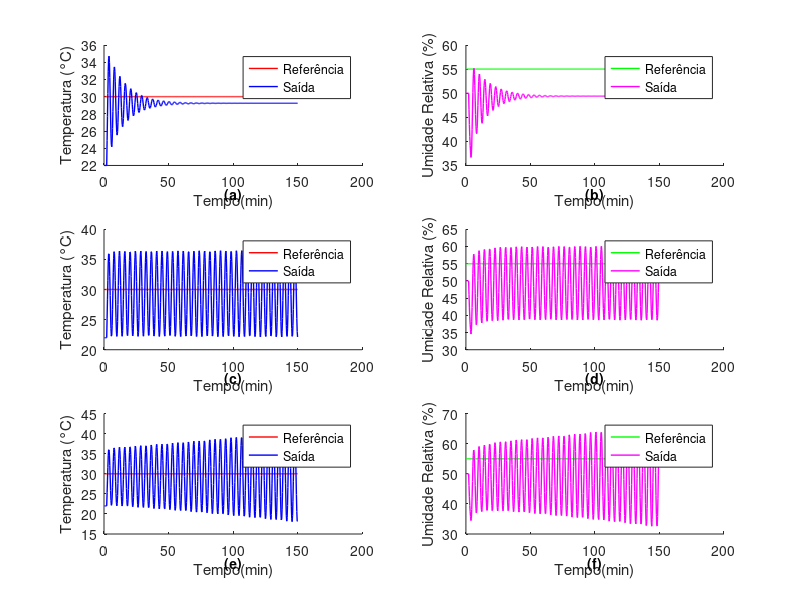

Write the MATLAB code that produced this figure.
% --SCRIPT - IMPLEMENTAR PATAMARES EM SISTEMA TITO --
clear; clc; %close all;
qtde_amostras = 500;
T_amost = 18;
%% INICIALIZAÇÕES
y_11t = zeros(1, qtde_amostras);
y_12u = zeros(1, qtde_amostras);
y_21t = zeros(1, qtde_amostras);
y_22u = zeros(1, qtde_amostras);
y_1t = zeros(1, qtde_amostras);
y_2u = zeros(1, qtde_amostras);
erro1 = zeros(1, qtde_amostras);
erro2 = zeros(1, qtde_amostras);
tempo = zeros(1, qtde_amostras);
r_1t = zeros(1, qtde_amostras);
r_2u = zeros(1, qtde_amostras);
y_1t_inicial = 22; % Condição inicial da saída de temperatura
y_2u_inicial = 50;

for k = 1:7
    r_1t(k) = 30;
    r_2u(k) = 55;
    y_1t(k) = y_1t_inicial;
    y_2u(k) = y_2u_inicial;
    tempo(k) = k*T_amost;
    erro1(k) = r_1t(k) - y_1t(k);
    erro2(k) = r_2u(k) - y_2u(k);
end
r_1t(8:qtde_amostras) = 30; 
r_2u(8:qtde_amostras) = 55; 

%% PARTE 1: K_temp = 4
K_temp = 4;
a11_1 = 0.08796*K_temp; a11_2 = 0.00509*K_temp;
a21_1 = - 0.1294*K_temp; a21_2 = - 0.007485*K_temp;
K_umid = 0.1;
a12_1 = -0.03556*K_umid; a12_2 = -0.1718*K_umid;
a22_1 = 0.2455*K_umid; a22_2 = 1.869*K_umid;

for k = 8:qtde_amostras
    y_11t(k) = 0.9678 * y_11t(k-1) + a11_1 * erro1(k-4) + a11_2 * erro1(k-5);
    y_12u(k) = 0.9331 * y_12u(k-1) + a12_1 * erro2(k-3) + a12_2 * erro2(k-4);
    y_21t(k) = 0.9676 * y_21t(k-1) + a21_1 * erro1(k-6) + a21_2 * erro1(k-7);
    y_22u(k) = 0.9048 * y_22u(k-1) + a22_1 * erro2(k-1) + a22_2 * erro2(k-2);
    y_1t(k) = y_11t(k) + y_12u(k) + y_1t_inicial;
    y_2u(k) = y_21t(k) + y_22u(k) + y_2u_inicial;
    erro1(k) = r_1t(k) - y_1t(k);
    erro2(k) = r_2u(k) - y_2u(k);
    tempo(k)=k*T_amost;
end

figure(2)
subplot(3,2,1) 
hold on
plot(tempo/60, r_1t,'r', 'LineWidth', 1)
plot(tempo/60, y_1t,'b', 'LineWidth', 1)
ylabel('Temperatura (°C)'); xlabel('Tempo(min)');
legend('Referência', 'Saída')
title('(a)', 'Units', 'normalized', 'Position', [0.5, -0.3], 'FontSize', 10);
hold off

subplot(3,2,2) 
hold on
plot(tempo/60, r_2u, 'g', 'LineWidth', 1)
plot(tempo/60, y_2u,'m', 'LineWidth', 1)
ylabel('Umidade Relativa (%)'); xlabel('Tempo(min)');
legend('Referência', 'Saída')
title('(b)', 'Units', 'normalized', 'Position', [0.5, -0.3], 'FontSize', 10);
hold off

%% PARTE 2: K_temp = 4.507
K_temp = 4.507;
a11_1 = 0.08796*K_temp; a11_2 = 0.00509*K_temp;
a21_1 = - 0.1294*K_temp; a21_2 = - 0.007485*K_temp;

for k = 8:qtde_amostras
    y_11t(k) = 0.9678 * y_11t(k-1) + a11_1 * erro1(k-4) + a11_2 * erro1(k-5);
    y_12u(k) = 0.9331 * y_12u(k-1) + a12_1 * erro2(k-3) + a12_2 * erro2(k-4);
    y_21t(k) = 0.9676 * y_21t(k-1) + a21_1 * erro1(k-6) + a21_2 * erro1(k-7);
    y_22u(k) = 0.9048 * y_22u(k-1) + a22_1 * erro2(k-1) + a22_2 * erro2(k-2);
    y_1t(k) = y_11t(k) + y_12u(k) + y_1t_inicial;
    y_2u(k) = y_21t(k) + y_22u(k) + y_2u_inicial;
    erro1(k) = r_1t(k) - y_1t(k);
    erro2(k) = r_2u(k) - y_2u(k);
    tempo(k)=k*T_amost;
end

subplot(3,2,3) 
hold on
plot(tempo/60, r_1t,'r', 'LineWidth', 1)
plot(tempo/60, y_1t,'b', 'LineWidth', 1)
ylabel('Temperatura (°C)'); xlabel('Tempo(min)');
legend('Referência', 'Saída')
title('(c)', 'Units', 'normalized', 'Position', [0.5, -0.3], 'FontSize', 10);
hold off

subplot(3,2,4) 
hold on
plot(tempo/60, r_2u, 'g', 'LineWidth', 1)
plot(tempo/60, y_2u,'m', 'LineWidth', 1)
ylabel('Umidade Relativa (%)'); xlabel('Tempo(min)');
legend('Referência', 'Saída')
title('(d)', 'Units', 'normalized', 'Position', [0.5, -0.3], 'FontSize', 10);
hold off

%% PARTE 3: K_temp = 4.53
K_temp = 4.53;
a11_1 = 0.08796*K_temp; a11_2 = 0.00509*K_temp;
a21_1 = - 0.1294*K_temp; a21_2 = - 0.007485*K_temp;

for k = 8:qtde_amostras
    y_11t(k) = 0.9678 * y_11t(k-1) + a11_1 * erro1(k-4) + a11_2 * erro1(k-5);
    y_12u(k) = 0.9331 * y_12u(k-1) + a12_1 * erro2(k-3) + a12_2 * erro2(k-4);
    y_21t(k) = 0.9676 * y_21t(k-1) + a21_1 * erro1(k-6) + a21_2 * erro1(k-7);
    y_22u(k) = 0.9048 * y_22u(k-1) + a22_1 * erro2(k-1) + a22_2 * erro2(k-2);
    y_1t(k) = y_11t(k) + y_12u(k) + y_1t_inicial;
    y_2u(k) = y_21t(k) + y_22u(k) + y_2u_inicial;
    erro1(k) = r_1t(k) - y_1t(k);
    erro2(k) = r_2u(k) - y_2u(k);
    tempo(k)=k*T_amost;
end

subplot(3,2,5) 
hold on
plot(tempo/60, r_1t,'r', 'LineWidth', 1)
plot(tempo/60, y_1t,'b', 'LineWidth', 1)
ylabel('Temperatura (°C)'); xlabel('Tempo(min)');
legend('Referência', 'Saída')
title('(e)', 'Units', 'normalized', 'Position', [0.5, -0.3], 'FontSize', 10);
hold off

subplot(3,2,6) 
hold on
plot(tempo/60, r_2u, 'g', 'LineWidth', 1)
plot(tempo/60, y_2u,'m', 'LineWidth', 1)
ylabel('Umidade Relativa (%)'); xlabel('Tempo(min)');
legend('Referência', 'Saída')
title('(f)', 'Units', 'normalized', 'Position', [0.5, -0.3], 'FontSize', 10);
hold off
